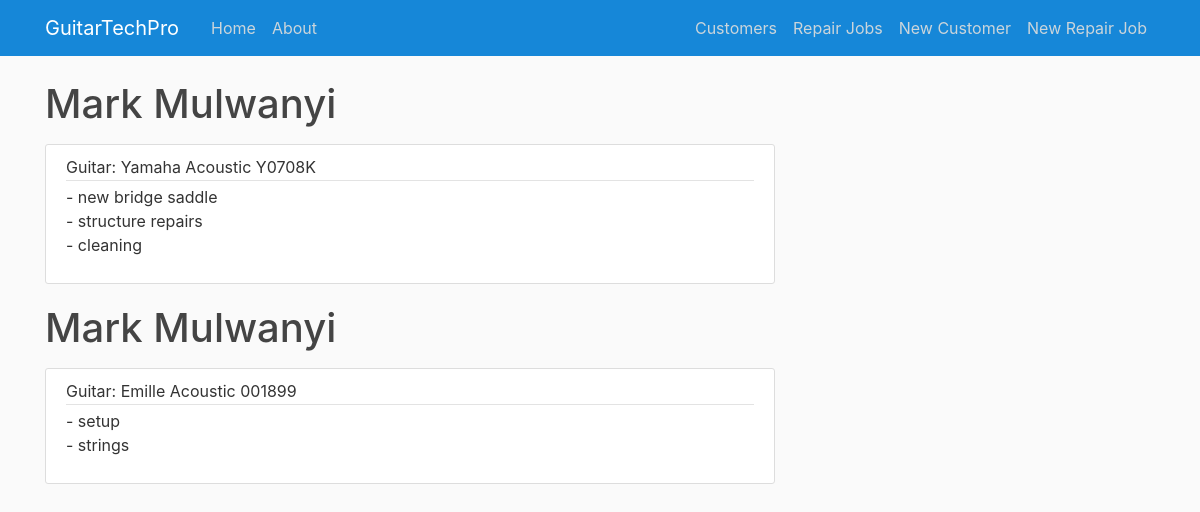
The page /customers/view/5 on the database its author committed.
### app/models.py (models this page shows, shortened)
class Guitar(db.Model):
    id = db.Column(db.Integer, primary_key=True)
    brand = db.Column(db.String(50), nullable=False)
    model = db.Column(db.String(50), nullable=False)
    serial_number = db.Column(db.String(50), nullable=True)
    description = db.Column(db.String(250), nullable=False)
    repair_status = db.Column(db.String(50), nullable=False)
    customer_id = db.Column(db.Integer, db.ForeignKey('customer.id'), nullable=False)

class Customer(db.Model):
    id = db.Column(db.Integer, primary_key=True)
    firstname = db.Column(db.String(50), nullable=False)
    lastname = db.Column(db.String(50), nullable=False)
    phone = db.Column(db.String(20), nullable=False)
    email = db.Column(db.String(120), nullable=True)
    guitars = db.relationship('Guitar', backref='customer', lazy=True)

### app/routes.py (the view)
@app.route('/customers/view/<int:customer_id>', methods=['GET', 'POST'])
def view_customer_guitars(customer_id):
    guitars = Guitar.query.filter_by(customer_id=customer_id)
    return render_template('view_customer_guitars.html', guitars=guitars)

### app/templates/view_customer_guitars.html
{% extends 'base.html' %}
 {% block content %}
  {% for guitar in guitars %}
 <h1 class="mb-3">{{ guitar.customer.firstname }} {{ guitar.customer.lastname }}</h1>
 <article class="media content-section">
     <div class="media-body">
       <div class="article-metadata">
            <a class="mr-2">Guitar: {{ guitar.brand }} {{ guitar.model }} {{ guitar.serial_number }}</a>
       </div>
       <p class="article-content">{{ guitar.description }}</p>
     </div>
   </article>
 {% endfor %}
    {% endblock %}

### app/static/main.css (style rules this page uses)
body { background: #fafafa; color: #333333; margin-top: 5rem; }
h1, h2, h3, h4, h5, h6 { color: #444444; }
.content-section { background: #ffffff; padding: 10px 20px; border: 1px solid #dddddd; border-radius: 3px; margin-bottom: 20px; }
.article-content { white-space: pre-line; }
.article-metadata { padding-bottom: 1px; margin-bottom: 4px; border-bottom: 1px solid #e3e3e3 }

### rows shown on the page
Guitar: customer.firstname "Mark", customer.lastname "Mulwanyi", brand "Yamaha", model "Acoustic", serial_number "Y0708K", description "- new bridge saddle - structure repairs - cleaning"
Guitar: customer.firstname "Mark", customer.lastname "Mulwanyi", brand "Emille", model "Acoustic", serial_number "001899", description "- setup - strings"
